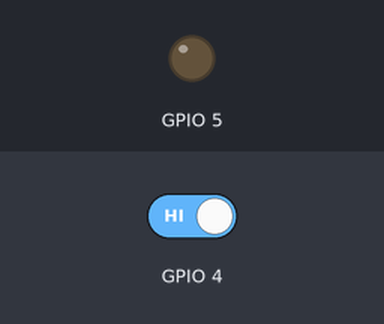
Bench run of a sketch on a simulated ESP32. Shown: output pins drawn as LEDs (lit = HIGH). The inputs (shaded band) are chosen by the test bench; at power-on: GPIO 4 HIGH. Nothing arrives over Bluetooth unless stated; a phone connects over Bluetooth LE 3 s after start; what the sketch prints to the serial monitor is not drawn.

Above: at 2.2 s.
2.3 s: GPIO 4 driven LOW
At 6.4 s:
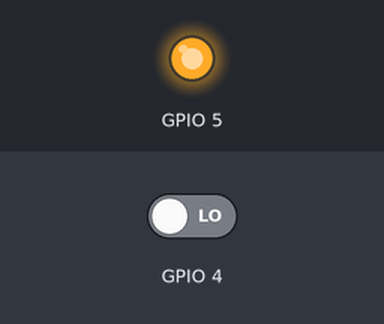
Timing chart, 0 to 16.5 s (numbered marks = the images above; inputs shaded):
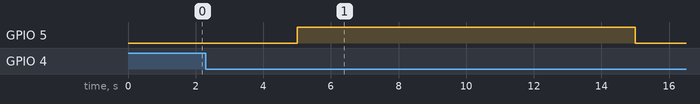

Measured:
- after the input at 2.3 s, GPIO 5: LOW → HIGH after 2.7 s, → LOW 10.0 s later

The sketch:

BLE_notify_incorperate3.ino
```cpp
#include <dummy.h>

/*
    Video: https://www.youtube.com/watch?v=oCMOYS71NIU
    Based on Neil Kolban example for IDF: https://github.com/nkolban/esp32-snippets/blob/master/cpp_utils/tests/BLE%20Tests/SampleNotify.cpp
    Ported to Arduino ESP32 by Evandro Copercini
    updated by chegewara

   Create a BLE server that, once we receive a connection, will send periodic notifications.
   The service advertises itself as: 4fafc201-1fb5-459e-8fcc-c5c9c331914b
   And has a characteristic of: beb5483e-36e1-4688-b7f5-ea07361b26a8

   The design of creating the BLE server is:
   1. Create a BLE Server
   2. Create a BLE Service
   3. Create a BLE Characteristic on the Service
   4. Create a BLE Descriptor on the characteristic
   5. Start the service.
   6. Start advertising.

   A connect hander associated with the server starts a background task that performs notification
   every couple of seconds.
*/
#include <BLEDevice.h>
#include <BLEServer.h>
#include <BLEUtils.h>
#include <BLE2902.h>
#include <Arduino.h>

BLEServer* pServer = NULL;
BLECharacteristic* pCharacteristic = NULL;
bool deviceConnected = false;
bool oldDeviceConnected = false;
uint32_t value = 0;
const int GPIO5 = 5;  // the number of the input pin
bool trigger = true;


// See the following for generating UUIDs:
// https://www.uuidgenerator.net/

#define SERVICE_UUID        "4fafc201-1fb5-459e-8fcc-c5c9c331914b"
#define CHARACTERISTIC_UUID "beb5483e-36e1-4688-b7f5-ea07361b26a8"


class MyServerCallbacks: public BLEServerCallbacks {
    void onConnect(BLEServer* pServer) {
      deviceConnected = true;
    };

    void onDisconnect(BLEServer* pServer) {
      deviceConnected = false;
    }
};


//niki
struct Chain {
    const uint8_t PIN;
    bool cut;
};

struct Buzzer {
    const uint8_t PIN;
    bool active;
};

Chain chain1 = {4, false}; //GPIO1 39 //change to 4
Buzzer buzzer1 = {5, false}; //GPIO2 38 //change to 5

void ARDUINO_ISR_ATTR isr() {
    chain1.cut = true;
}
//niki


void setup() {
  Serial.begin(115200);

  //buzzer setup
  pinMode(chain1.PIN, INPUT);
  chain1.cut = false;
  attachInterrupt(chain1.PIN, isr, FALLING);
  pinMode(buzzer1.PIN, OUTPUT);
  delay(1000);
  Serial.printf("setup.");

  // Create the BLE Device
  BLEDevice::init("ESP32");

  // Create the BLE Server
  pServer = BLEDevice::createServer();
  pServer->setCallbacks(new MyServerCallbacks());

  // Create the BLE Service
  BLEService *pService = pServer->createService(SERVICE_UUID);

  // Create a BLE Characteristic
  pCharacteristic = pService->createCharacteristic(
                      CHARACTERISTIC_UUID,
                      BLECharacteristic::PROPERTY_READ   |
                      BLECharacteristic::PROPERTY_WRITE  |
                      BLECharacteristic::PROPERTY_NOTIFY |
                      BLECharacteristic::PROPERTY_INDICATE
                    );

  // https://www.bluetooth.com/specifications/gatt/viewer?attributeXmlFile=org.bluetooth.descriptor.gatt.client_characteristic_configuration.xml
  // Create a BLE Descriptor
  pCharacteristic->addDescriptor(new BLE2902());

  // Start the service
  pService->start();

  // Start advertising
  BLEAdvertising *pAdvertising = BLEDevice::getAdvertising();
  pAdvertising->addServiceUUID(SERVICE_UUID);
  pAdvertising->setScanResponse(false);
  pAdvertising->setMinPreferred(0x0);  // set value to 0x00 to not advertise this parameter
  BLEDevice::startAdvertising();
  Serial.println("Waiting a client connection to notify...");
}

void loop() {
    if (deviceConnected) {
      //Serial.printf("connected");
      if (chain1.cut) {
        delay(1000);
        //Serial.printf("Chain 1 has been cut.");
        digitalWrite(buzzer1.PIN, HIGH);
        value = 1;
        pCharacteristic->setValue(value);
        pCharacteristic->notify();
        delay(10000);
        chain1.cut = false;
      }else {

        value = 0;
        digitalWrite(buzzer1.PIN, LOW);
        pCharacteristic->setValue(value);
        pCharacteristic->notify();
        delay(1000);
      }
    }
    // disconnecting
    if (!deviceConnected && oldDeviceConnected) {
        value = 0;
        chain1.cut = false;
        digitalWrite(buzzer1.PIN, LOW);
        delay(500); // give the bluetooth stack the chance to get things ready
        pServer->startAdvertising(); // restart advertising
        Serial.println("start advertising");
        oldDeviceConnected = deviceConnected;
    }
    // connecting
    if (deviceConnected && !oldDeviceConnected) {
        value = 0;
        chain1.cut = false;
        digitalWrite(buzzer1.PIN, LOW);
        // do stuff here on connecting
        oldDeviceConnected = deviceConnected;
    }
}
```
